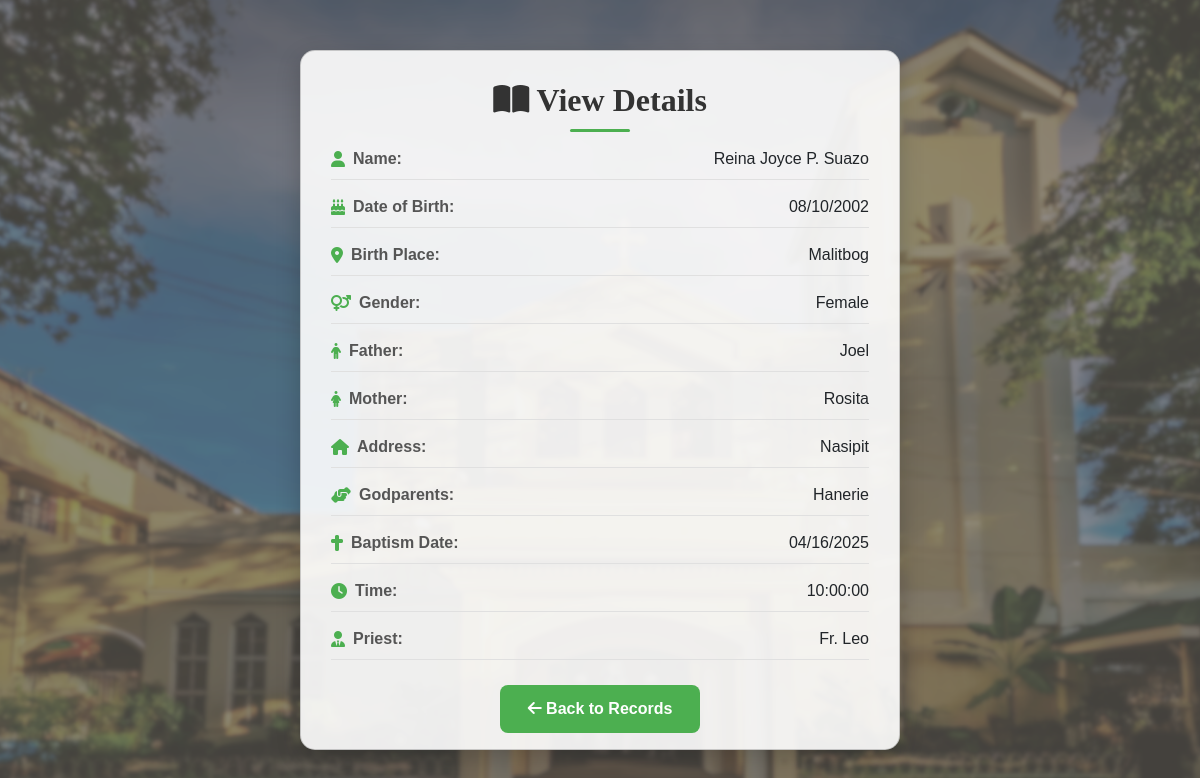
Page /baptismView.php?id=3 on the committed database.
### tables this page shows
CREATE TABLE IF NOT EXISTS `baptismal_records` (
  `id` int NOT NULL AUTO_INCREMENT,
  `child_name` varchar(255) NOT NULL,
  `dob` date NOT NULL,
  `birth_place` varchar(255) NOT NULL,
  `gender` varchar(20) NOT NULL,
  `baptism_date` date NOT NULL,
  `father_name` varchar(255) NOT NULL,
  `mother_name` varchar(255) NOT NULL,
  `address` varchar(255) NOT NULL,
  `godparents` varchar(255) NOT NULL,
  `priest_name` varchar(255) NOT NULL,
  `baptism_time` time NOT NULL,
  PRIMARY KEY (`id`)
);

### baptismView.php (the view, shortened to what this page needs)
<?php
include 'db_config.php';
$id = intval($_GET['id']);
$stmt = $pdo->prepare("SELECT * FROM baptismal_records WHERE id = ?");
$stmt->execute([$id]);
$record = $stmt->fetch();
?>
<!DOCTYPE html>
<html lang="en">
<head>
    <link href="https://cdn.jsdelivr.net/npm/bootstrap@5.3.0/dist/css/bootstrap.min.css" rel="stylesheet" />
    <link href="https://cdnjs.cloudflare.com/ajax/libs/font-awesome/6.4.2/css/all.min.css" rel="stylesheet">
</head>
<body>
    <div class="card">
        <h2><i class="fas fa-book-open"></i> View Details</h2>
        <div class="record-row">
            <div class="record-label"><i class="fas fa-user"></i>Name:</div>
            <div class="record-value"><?= htmlspecialchars($record['child_name']) ?></div>
        </div>
        <div class="record-row">
            <div class="record-label"><i class="fas fa-birthday-cake"></i>Date of Birth:</div>
            <div class="record-value"><?= date('m/d/Y', strtotime($record['dob'])) ?></div>
        </div>
        <div class="record-row">
            <div class="record-label"><i class="fas fa-map-marker-alt"></i>Birth Place:</div>
            <div class="record-value"><?= htmlspecialchars($record['birth_place']) ?></div>
        </div>
        <div class="record-row">
            <div class="record-label"><i class="fas fa-venus-mars"></i>Gender:</div>
            <div class="record-value"><?= htmlspecialchars($record['gender']) ?></div>
        </div>
        <div class="record-row">
            <div class="record-label"><i class="fas fa-male"></i>Father:</div>
            <div class="record-value"><?= htmlspecialchars($record['father_name']) ?></div>
        </div>
        <div class="record-row">
            <div class="record-label"><i class="fas fa-female"></i>Mother:</div>
            <div class="record-value"><?= htmlspecialchars($record['mother_name']) ?></div>
        </div>
        <div class="record-row">
            <div class="record-label"><i class="fas fa-home"></i>Address:</div>
            <div class="record-value"><?= htmlspecialchars($record['address']) ?></div>
        </div>
        <div class="record-row">
            <div class="record-label"><i class="fas fa-hands-helping"></i>Godparents:</div>
            <div class="record-value">
                <?php
                $godparents = $record['godparents'];
                $decoded = json_decode($godparents, true);
                if (json_last_error() === JSON_ERROR_NONE && is_array($decoded)) {
                    echo htmlspecialchars(implode(', ', $decoded));
                } else {
                    echo htmlspecialchars($godparents);
                }
                ?>
            </div>
        </div>
        <div class="record-row">
            <div class="record-label"><i class="fas fa-cross"></i>Baptism Date:</div>
            <div class="record-value"><?= date('m/d/Y', strtotime($record['baptism_date'])) ?></div>
        </div>
        <div class="record-row">
            <div class="record-label"><i class="fas fa-clock"></i>Time:</div>
            <div class="record-value"><?= htmlspecialchars($record['baptism_time']) ?></div>
        </div>
        <div class="record-row">
            <div class="record-label"><i class="fas fa-user-tie"></i>Priest:</div>
            <div class="record-value"><?= htmlspecialchars($record['priest_name']) ?></div>
        </div>
        <a href="baptismalRec.php" class="btn-back"><i class="fas fa-arrow-left"></i> Back to Records</a>
    </div>
</body>
</html>

### baptismView.php (style rules this page uses)
body { background: url('img/bg.png') no-repeat center center fixed; background-size: cover; font-family: 'Poppins', sans-serif; padding: 20px; }
.card { max-width: 600px; max-height: 700px; margin: 30px auto; padding: 30px; background: rgba(255, 255, 255, 0.9); border-radius: 15px; box-shadow: 0px 8px 25px rgba(0, 0, 0, 0.2); }
.card h2 { font-family: 'Times New Roman', serif; font-weight: bold; text-align: center; margin-bottom: 15px; color: #333; position: relative; }
.card h2::after { content: ''; width: 60px; height: 3px; background: #4CAF50; display: block; margin: 10px auto 0; border-radius: 3px; }
.record-row { display: flex; justify-content: space-between; margin-bottom: 15px; padding-bottom: 8px; border-bottom: 1px solid #e0e0e0; }
.record-label { font-weight: 600; color: #555; display: flex; align-items: center; }
.record-value { color: #212529; text-align: right; }
.record-label i { margin-right: 8px; color: #4CAF50; }
.btn-back { display: block; width: 200px; margin: 10px auto 0 auto; background-color: #4CAF50; color: white; font-weight: 600; border: none; border-radius: 8px; padding: 12px 0; text-align: center; text-decoration: none; font-size: 16px; transition: background 0.3s, transform 0.3s; }

### rows in the picture
baptismal_records: child_name "Reina Joyce P. Suazo", dob "08/10/2002", birth_place "Malitbog", gender "Female", father_name "Joel", mother_name "Rosita", address "Nasipit", godparents "Hanerie", baptism_date "04/16/2025", baptism_time "10:00:00", priest_name "Fr. Leo"
